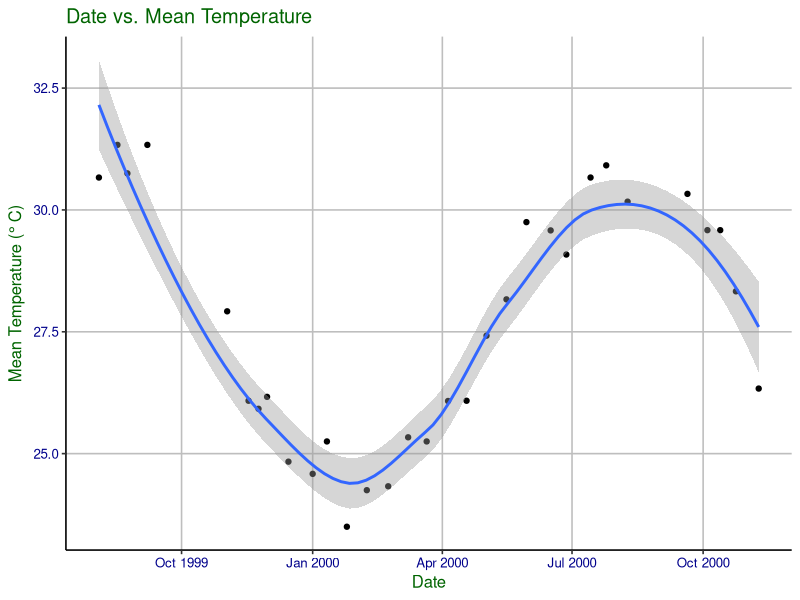
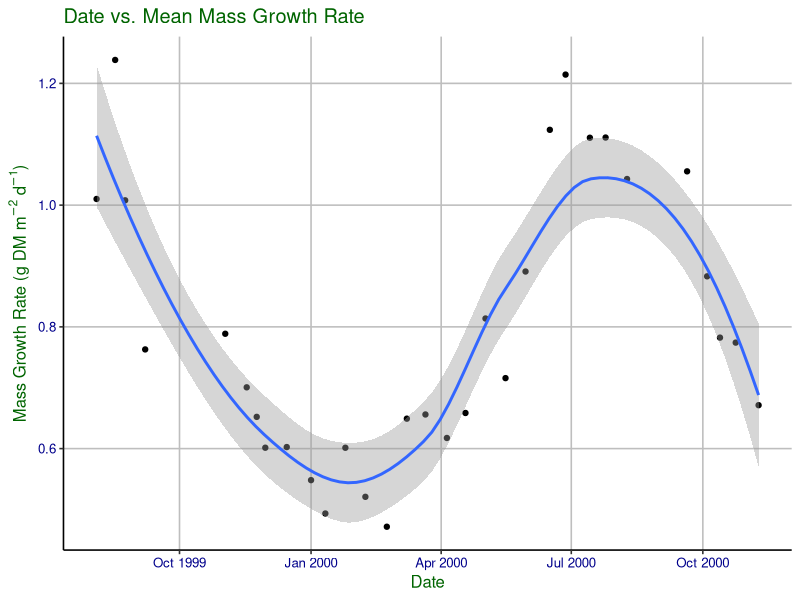
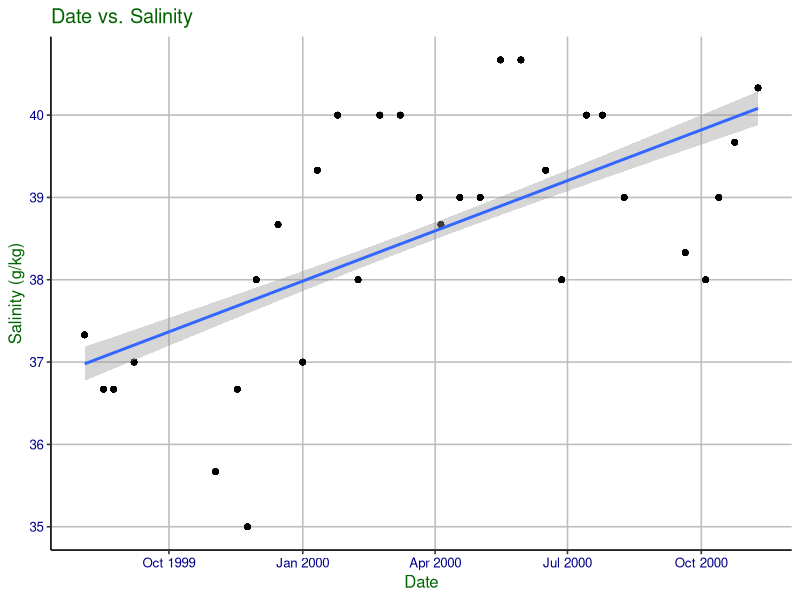
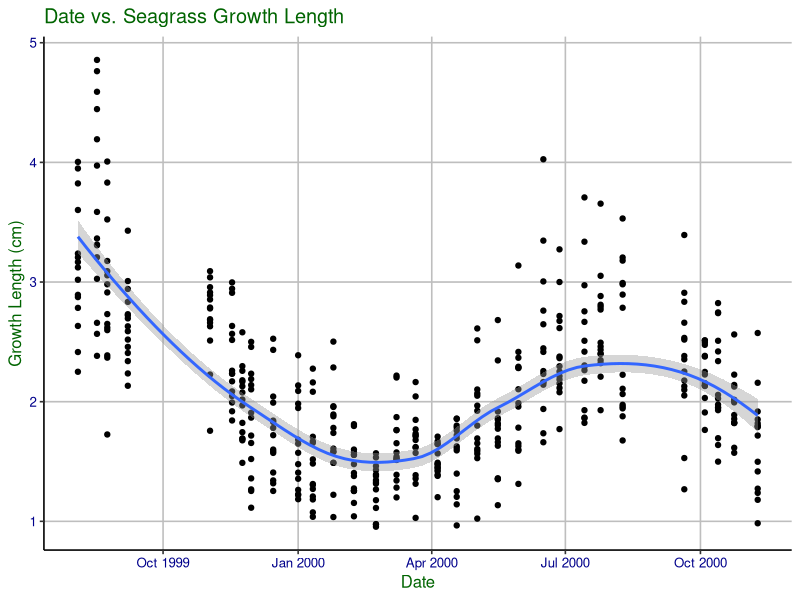
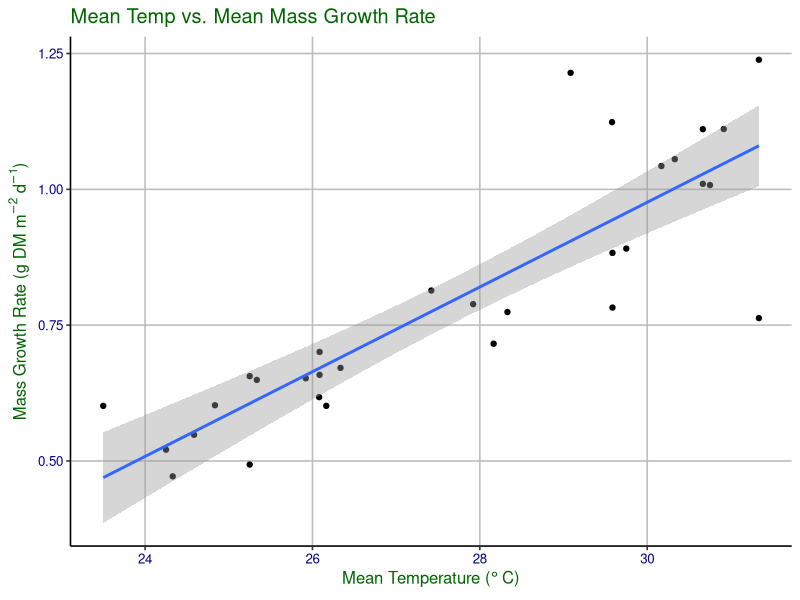
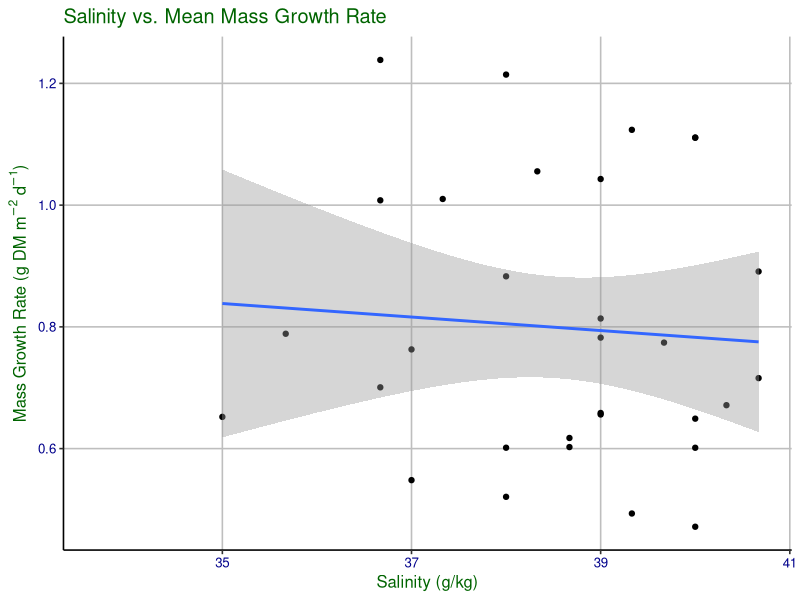
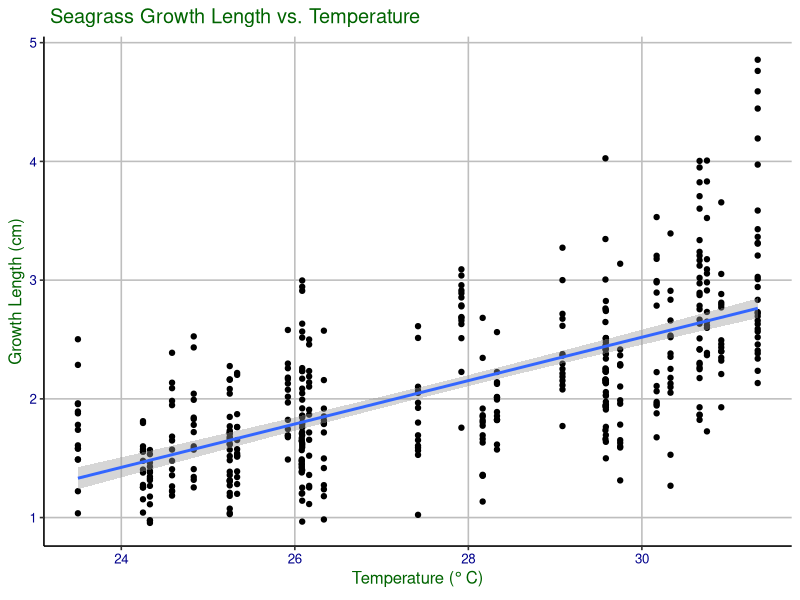
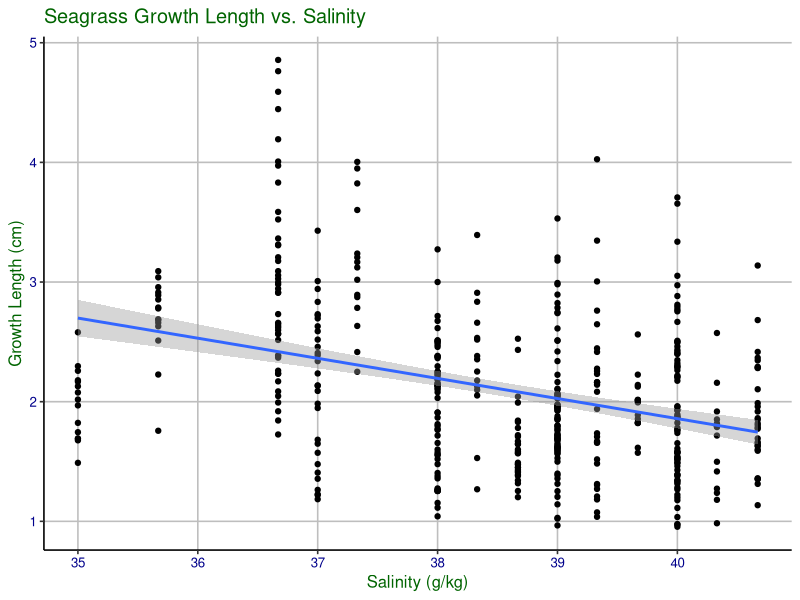

Generate these figures, in order, with R:
## ---- chunk 1
knitr::opts_chunk$set(warning = FALSE, message = FALSE)
# import libraries
library(tidyverse)
library(lubridate)
library(here)
library(knitr)

# check that here points to the project folder
here()

# setting plot theme
mytheme <- theme_classic(base_size = 12) +
  theme(axis.text = element_text(color = "darkblue"), 
        title = element_text(color='darkgreen'),
        panel.grid.major = element_line(color = "gray", linetype = "solid"))
# set theme
theme_set(mytheme)

## ---- chunk 2

# import temperature and salinity data
temp_sal <- read.csv(here("./Data/Raw/Temperature-Salinity.csv"), stringsAsFactors = TRUE)
temp_sal$date <- as.Date(temp_sal$date) # set as date
#view(temp_sal)

# import linear growth data
linear_growth <- read.csv(here("./Data/Raw/Seagrass-linear-growth-rates.csv"))
linear_growth$date <- as.Date(linear_growth$date) # set as date

# import production rates data
Seagrass_production_rates <- read_csv(here("./Data/Raw/Seagrass-production-rates.csv"))
#View(Seagrass_production_rates)
#class(Seagrass_production_rates$date) #it is already a date

## ---- chunk 3
# filtering for only reference data (represents whole experiment time)
# creating a mean temp column
# selecting needed columns
# getting rid of possible NAs
temp_processed <- temp_sal %>% 
  filter(treatment == "reference") %>%
  mutate(mean_temp = (min_temp + max_temp) / 2) %>%
  select(date, mean_temp, exp_week) %>% 
  na.omit()

#filtered out the reference treatment only
#omitted any NAs
salinity_processed <- temp_sal %>%
  filter(treatment == "reference") %>%
  select(date, salinity, exp_week) %>% 
  na.omit()

#selected the desired columns 
#filtered out just the reference treatment
#calculated the mean mass growth
#omitted any NAs
prod_rates_clean <- Seagrass_production_rates %>%
  select("treatment", "date", "exp_week", "gr_mass") %>%
  filter(treatment == "reference") %>%
  group_by(date) %>%
  summarise(meangrowth = mean(gr_mass), exp_week = median(exp_week)) %>%
  mutate(treatment = "reference") %>%
  na.omit()

# filtering for only reference data (represents whole experiment time) 
# selecting needed columns
linear_growth_processed <- linear_growth %>% 
  filter(treatment == "reference") %>%
  select(date, gr_length, exp_week)
## ---- chunk 4
temp_production_rate <- full_join(temp_processed, 
                               prod_rates_clean, 
                               by = "exp_week")

# selecting the full date column and removing NAs
temp_production_rate_processed <- temp_production_rate %>%
  select(date.x, mean_temp, exp_week, meangrowth) %>%
  na.omit()
#view(temp_production_rate_processed)

#joined the salinity and production rate data frames together by the experiment week
salinity_prod_rates <- full_join(salinity_processed, prod_rates_clean,
                                 by = "exp_week")
# selecting the full date column and removing NAs
sal_prod_processed <- salinity_prod_rates %>%
  select(date.x, salinity, exp_week, meangrowth) %>%
  na.omit()

# joining temp data and linear growth by using experiment week
temp_lineargrowth <- full_join(temp_processed, 
                               linear_growth_processed, 
                               by = "exp_week")

# selecting the full date column and removing NAs
temp_lineargrowth_processed <- temp_lineargrowth %>%
  select(date.x, mean_temp, gr_length) %>%
  na.omit()

# joining salinity data and linear growth by using experiment week
salinity_lineargrowth <- full_join(salinity_processed, 
                                   linear_growth_processed, 
                                   by = "exp_week")

# selecting the full date column and removing NAs
salinity_lineargrowth_processed <- salinity_lineargrowth %>%
  select(date.x, salinity, gr_length) %>%
  na.omit()

## ---- chunk 5

ggplot(temp_production_rate_processed, aes(x = date.x, y = mean_temp)) +
geom_point() +
  geom_smooth(method = 'loess') +
xlab("Date")+
ylab("Mean Temperature (" * degree~C * ")")+
labs(title = "Date vs. Mean Temperature")
## ---- chunk 6

ggplot(temp_production_rate_processed, aes(x = date.x, y = meangrowth)) +
geom_point() +
  geom_smooth(method = 'loess') +
xlab("Date")+
ylab(expression('Mass Growth Rate (g DM m'^-2*' d'^-1*')'))+
labs(title = "Date vs. Mean Mass Growth Rate")
## ---- chunk 7

# plot of salinity over time
sal_gr <- 
  ggplot(salinity_lineargrowth_processed,aes(x=date.x,y=salinity)) + 
  geom_point() + 
  geom_smooth(method = 'lm') +
  labs(title = "Date vs. Salinity",
       y="Salinity (g/kg)",
       x="Date")
plot(sal_gr)
## ---- chunk 8
# linear regression of salinity and time
salinity_time_regression <- 
  lm(data = salinity_lineargrowth_processed,
     salinity ~ date.x)
summary(salinity_time_regression)
## ---- chunk 9

# plot of linear growth over time
date_sg <-
  ggplot(temp_lineargrowth_processed,aes(x=date.x,y=gr_length)) + 
  geom_point() + 
  geom_smooth(method = 'loess') +
  labs(title = "Date vs. Seagrass Growth Length",
       y="Growth Length (cm)",
       x="Date")
plot(date_sg)

## ---- chunk 10

#plotted mean temp by production rates
ggplot(temp_production_rate_processed, aes(x = mean_temp, y = meangrowth)) +
geom_point() +
  geom_smooth(method = "lm") +
xlab("Mean Temperature (" * degree~C * ")")+
ylab(expression('Mass Growth Rate (g DM m'^-2*' d'^-1*')'))+
labs(title = "Mean Temp vs. Mean Mass Growth Rate")
## ---- chunk 11
temp_growth_regression <-
  lm(data = temp_production_rate_processed, mean_temp ~ meangrowth) 
summary(temp_growth_regression)

#According to this test, temperature significantly impacts seagrass production
#rate.  P < 3.06 e-10, R^2 = 0.7504.  ProductionRate = 9.6257(temp) + 20.0372 
## ---- chunk 12

#plotted salinity by production rate
ggplot(salinity_prod_rates, aes(y = meangrowth, x = salinity)) +
  geom_point() +
  geom_smooth(method = "lm") +
  labs(y = expression('Mass Growth Rate (g DM m'^-2*' d'^-1*')'), x = "Salinity (g/kg)", 
       title = "Salinity vs. Mean Mass Growth Rate")
## ---- chunk 13
#ran linear regression
sal_prod_regression <- 
  lm(data = salinity_prod_rates, salinity ~ meangrowth)
summary(sal_prod_regression)

## ---- chunk 14

# plot comparing linear growth to temperature
growth_temp_plot <-
ggplot(temp_lineargrowth_processed,aes(x=mean_temp,y=gr_length)) + 
  geom_point() + 
  geom_smooth(method = "lm") +
  labs(title = " Seagrass Growth Length vs. Temperature",
       y="Growth Length (cm)",
       x="Temperature (" * degree~C * ")")
plot(growth_temp_plot)
## ---- chunk 15
# linear regression of temperature and linear growth
temp_growth_regression <- 
  lm(data = temp_lineargrowth_processed,
     mean_temp ~ gr_length)
summary(temp_growth_regression)
## ---- chunk 16

# plot comparing linear growth to salinity
growth_salinity_plot <-
ggplot(salinity_lineargrowth_processed,aes(x=salinity,y=gr_length)) + 
  geom_point() + 
  geom_smooth(method = "lm") +
  labs(title = "Seagrass Growth Length vs. Salinity",
       y="Growth Length (cm)",
       x="Salinity (g/kg)")
plot(growth_salinity_plot)
## ---- chunk 17
# linear regression of salinity and linear growth
salinity_growth_regression <- 
  lm(data = salinity_lineargrowth_processed,
     salinity ~ gr_length)
summary(salinity_growth_regression)
